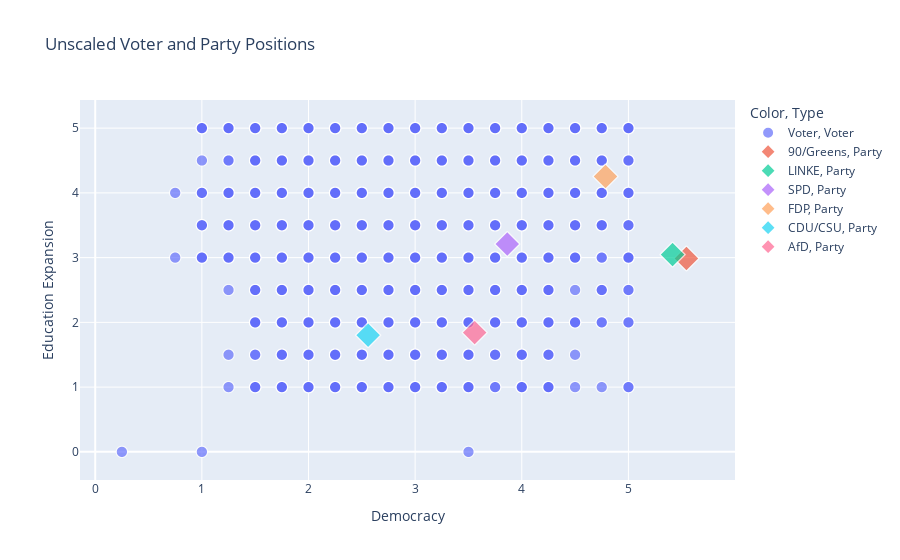

Write notebook code for a chart like this one.
### Code cell
# Plot without scaling
fig = px.scatter(
    pd.concat([
        voter_scaled.assign(Type="Voter", Size=5, Color="Voter"),
        party_scaled.assign(Type="Party", Size=15, Color=party_scaled["Party_Name"])
    ]),
    x="Democracy",
    y="Education Expansion",
    color="Color",
    symbol="Type",
    size="Size",
    title="Unscaled Voter and Party Positions"
)
fig.update_traces(textposition="top center")
fig.show()

### Figure 1 — Plotly figure (JSON) as saved in the notebook; plotly's stock layout.template omitted (floating-point values rounded to 4 significant figures; data arrays with more than 128 entries replaced by an {"elided": "..."} marker saying what was removed)
{"data": [{"hovertemplate": "Color=Voter<br>Type=Voter<br>Democracy=%{x}<br>Education Expansion=%{y}<br>Size=%{marker.size}<extra></extra>", "legendgroup": "Voter, Voter", "marker": {"color": "#636efa", "size": {"elided": "6874 int values"}, "sizemode": "area", "sizeref": 0.0375, "symbol": "circle"}, "mode": "markers", "name": "Voter, Voter", "showlegend": true, "textposition": "top center", "type": "scattergl", "x": {"elided": "6874 float values"}, "xaxis": "x", "y": {"elided": "6874 float values"}, "yaxis": "y"}, {"hovertemplate": "Color=90/Greens<br>Type=Party<br>Democracy=%{x}<br>Education Expansion=%{y}<br>Size=%{marker.size}<extra></extra>", "legendgroup": "90/Greens, Party", "marker": {"color": "#EF553B", "size": [15], "sizemode": "area", "sizeref": 0.0375, "symbol": "diamond"}, "mode": "markers", "name": "90/Greens, Party", "showlegend": true, "textposition": "top center", "type": "scattergl", "x": [5.544], "xaxis": "x", "y": [2.987], "yaxis": "y"}, {"hovertemplate": "Color=LINKE<br>Type=Party<br>Democracy=%{x}<br>Education Expansion=%{y}<br>Size=%{marker.size}<extra></extra>", "legendgroup": "LINKE, Party", "marker": {"color": "#00cc96", "size": [15], "sizemode": "area", "sizeref": 0.0375, "symbol": "diamond"}, "mode": "markers", "name": "LINKE, Party", "showlegend": true, "textposition": "top center", "type": "scattergl", "x": [5.414], "xaxis": "x", "y": [3.047], "yaxis": "y"}, {"hovertemplate": "Color=SPD<br>Type=Party<br>Democracy=%{x}<br>Education Expansion=%{y}<br>Size=%{marker.size}<extra></extra>", "legendgroup": "SPD, Party", "marker": {"color": "#ab63fa", "size": [15], "sizemode": "area", "sizeref": 0.0375, "symbol": "diamond"}, "mode": "markers", "name": "SPD, Party", "showlegend": true, "textposition": "top center", "type": "scattergl", "x": [3.864], "xaxis": "x", "y": [3.21], "yaxis": "y"}, {"hovertemplate": "Color=FDP<br>Type=Party<br>Democracy=%{x}<br>Education Expansion=%{y}<br>Size=%{marker.size}<extra></extra>", "legendgroup": "FDP, Party", "marker": {"color": "#FFA15A", "size": [15], "sizemode": "area", "sizeref": 0.0375, "symbol": "diamond"}, "mode": "markers", "name": "FDP, Party", "showlegend": true, "textposition": "top center", "type": "scattergl", "x": [4.785], "xaxis": "x", "y": [4.253], "yaxis": "y"}, {"hovertemplate": "Color=CDU/CSU<br>Type=Party<br>Democracy=%{x}<br>Education Expansion=%{y}<br>Size=%{marker.size}<extra></extra>", "legendgroup": "CDU/CSU, Party", "marker": {"color": "#19d3f3", "size": [15], "sizemode": "area", "sizeref": 0.0375, "symbol": "diamond"}, "mode": "markers", "name": "CDU/CSU, Party", "showlegend": true, "textposition": "top center", "type": "scattergl", "x": [2.559], "xaxis": "x", "y": [1.802], "yaxis": "y"}, {"hovertemplate": "Color=AfD<br>Type=Party<br>Democracy=%{x}<br>Education Expansion=%{y}<br>Size=%{marker.size}<extra></extra>", "legendgroup": "AfD, Party", "marker": {"color": "#FF6692", "size": [15], "sizemode": "area", "sizeref": 0.0375, "symbol": "diamond"}, "mode": "markers", "name": "AfD, Party", "showlegend": true, "textposition": "top center", "type": "scattergl", "x": [3.558], "xaxis": "x", "y": [1.842], "yaxis": "y"}], "layout": {"legend": {"itemsizing": "constant", "title": {"text": "Color, Type"}, "tracegroupgap": 0}, "title": {"text": "Unscaled Voter and Party Positions"}, "xaxis": {"anchor": "y", "domain": [0, 1], "title": {"text": "Democracy"}}, "yaxis": {"anchor": "x", "domain": [0, 1], "title": {"text": "Education Expansion"}}}}
